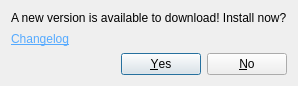
<?xml version="1.0" encoding="UTF-8"?>
<ui version="4.0">
 <class>Dialog</class>
 <widget class="QDialog" name="Dialog">
  <property name="geometry">
   <rect>
    <x>0</x>
    <y>0</y>
    <width>290</width>
    <height>86</height>
   </rect>
  </property>
  <property name="maximumSize">
   <size>
    <width>290</width>
    <height>86</height>
   </size>
  </property>
  <property name="windowTitle">
   <string>New Version</string>
  </property>
  <layout class="QGridLayout" name="gridLayout">
   <item row="0" column="0">
    <widget class="QLabel" name="Body">
     <property name="sizePolicy">
      <sizepolicy hsizetype="Maximum" vsizetype="Maximum">
       <horstretch>0</horstretch>
       <verstretch>0</verstretch>
      </sizepolicy>
     </property>
     <property name="text">
      <string>A new version is available to download! Install now?</string>
     </property>
    </widget>
   </item>
   <item row="2" column="0">
    <widget class="QDialogButtonBox" name="buttonBox">
     <property name="orientation">
      <enum>Qt::Horizontal</enum>
     </property>
     <property name="standardButtons">
      <set>QDialogButtonBox::No|QDialogButtonBox::Yes</set>
     </property>
    </widget>
   </item>
   <item row="1" column="0">
    <widget class="QLabel" name="Link">
     <property name="text">
      <string>&lt;html&gt;&lt;head/&gt;&lt;body&gt;&lt;p&gt;&lt;a href=&quot;https://example.com&quot;&gt;&lt;span style=&quot; text-decoration: underline; color:#55aaff;&quot;&gt;Changelog&lt;/span&gt;&lt;/a&gt;&lt;/p&gt;&lt;/body&gt;&lt;/html&gt;</string>
     </property>
    </widget>
   </item>
  </layout>
 </widget>
 <resources/>
 <connections>
  <connection>
   <sender>buttonBox</sender>
   <signal>accepted()</signal>
   <receiver>Dialog</receiver>
   <slot>accept()</slot>
   <hints>
    <hint type="sourcelabel">
     <x>248</x>
     <y>254</y>
    </hint>
    <hint type="destinationlabel">
     <x>157</x>
     <y>274</y>
    </hint>
   </hints>
  </connection>
  <connection>
   <sender>buttonBox</sender>
   <signal>rejected()</signal>
   <receiver>Dialog</receiver>
   <slot>reject()</slot>
   <hints>
    <hint type="sourcelabel">
     <x>316</x>
     <y>260</y>
    </hint>
    <hint type="destinationlabel">
     <x>286</x>
     <y>274</y>
    </hint>
   </hints>
  </connection>
 </connections>
</ui>
